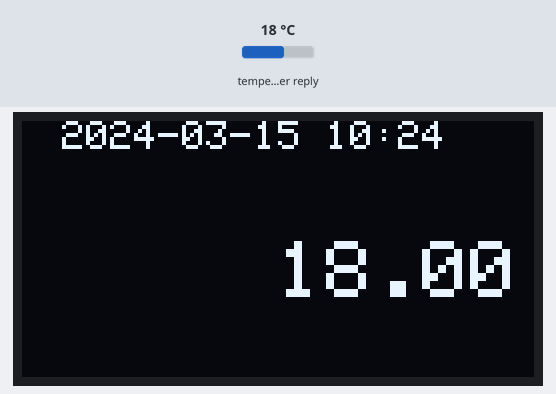
Recording of a sketch running on a simulated ESP8266 (NodeMCU). Parts: 128×64 one-colour display. The inputs (shaded band) are chosen by the test bench; at power-on: temperature in the weather reply 18 °C. WiFi joins after 1.5 s; servers stay silent unless stated; web services answer with replies made up by the test bench; what the sketch prints to the serial monitor is not drawn.

Above: at 1.8 s.
At 122.4 s:
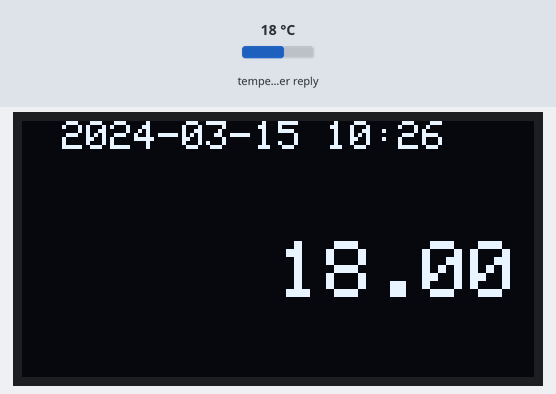

The sketch:

espClient.ino.ino
```cpp
//libraries
#include <SPI.h>
#include <Wire.h>
#include <Adafruit_GFX.h>
#include <Adafruit_SSD1306.h>
#include <ESP8266WiFi.h>
#include <ESP8266HTTPClient.h>
#include <WiFiClient.h>
#include <ArduinoJson.h>
#include "icons.h"

const int xpos=0;
const int ypos=5;
const int iconWidth=64;
const int iconHeight=64;
const int color=1;

//wifi credentials
const char* ssid = "";
const char* password = "";

//datas to display
float current_temp_c;

//screen
#define SCREEN_WIDTH 128 // OLED display width, in pixels
#define SCREEN_HEIGHT 64 // OLED display height, in pixels
#define OLED_RESET     -1 // Reset pin # (or -1 if sharing Arduino reset pin)
#define SCREEN_ADDRESS 0x3D ///< See datasheet for Address; 0x3D for 128x64, 0x3C for 128x32
Adafruit_SSD1306 display(SCREEN_WIDTH, SCREEN_HEIGHT, &Wire, OLED_RESET);


//server url
String serverURL = "http://api.weatherapi.com/v1/current.json?key=apiKey&q=Dhaka";
//test server
//String serverURL= "http://192.168.1.2:3000/req";

unsigned long lastTime = 0;
unsigned long timerDelay = 5000;

void setup() {
  // put your setup code here, to run once:
  Serial.begin(115200);
  //connect to wifi
  WiFi.begin(ssid, password);
  Serial.println("connecting to wifi");
  while (WiFi.status() != WL_CONNECTED) {
    delay(500);
    Serial.print(".");
  }
  Serial.print("connected to wifi with IP :");
  Serial.println(WiFi.localIP());
   if(!display.begin(SSD1306_SWITCHCAPVCC, 0x3C)) {
    Serial.println(F("SSD1306 allocation failed"));
    for(;;); // Don't proceed, loop forever
  }
//draw the bitmap
//  testdrawbitmap();


}

void loop() {
  Serial.println("sending request");
  // Send an HTTP POST request depending on timerDelay
//  if ((millis() - lastTime) > timerDelay) {
    //Check WiFi connection status
    if (WiFi.status() == WL_CONNECTED) {
      WiFiClient client;
      HTTPClient http;

//      String serverPath = serverURL + "example.json";

      // Your Domain name with URL path or IP address with path
      http.begin(client, serverURL.c_str());

      // Send HTTP GET request
      int httpResponseCode = http.GET();

      if (httpResponseCode > 0) {
        Serial.print("HTTP Response code: ");
        Serial.println(httpResponseCode);
        String payload = http.getString();
        Serial.println(payload);
        //deal with json
       DynamicJsonDocument doc(1536);

DeserializationError error = deserializeJson(doc, payload);

if (error) {
  Serial.print(F("deserializeJson() failed: "));
  Serial.println(error.f_str());
  return;
}

JsonObject location = doc["location"];
const char* location_name = location["name"]; // "Dhaka"
const char* location_region = location["region"]; // nullptr
const char* location_country = location["country"]; // "Bangladesh"
float location_lat = location["lat"]; // 23.72
float location_lon = location["lon"]; // 90.41
const char* location_tz_id = location["tz_id"]; // "Asia/Dhaka"
long location_localtime_epoch = location["localtime_epoch"]; // 1628494127
const char* location_localtime = location["localtime"]; // "2021-08-09 13:28"
//the current data values
JsonObject current = doc["current"];
float current_temp_c=current["temp_c"];
//weather condition
JsonObject current_condition = current["condition"];
const char* condition_F= current_condition["text"];
//const char* condition="Sunny";
//char condition=condition_F;
std::string condition = condition_F;

//int is_day = current["is_day"]; // 1

//checkCondition(condition);

Serial.println(location_name);
Serial.println(location_region);
Serial.println(current_temp_c);
  display.clearDisplay();
  //date
  display.setTextSize(0.5);             // Normal 1:1 pixel scale
  display.setTextColor(SSD1306_WHITE);        // Draw white text
  display.setCursor(10,0);             // Start at top-left corner
  display.println(location_localtime);
  //temp
  display.setTextSize(2.5);             // Normal 1:1 pixel scale
  display.setTextColor(SSD1306_WHITE);        // Draw white text
  display.setCursor(64,30);             // Start at top-left corner
  display.print(current_temp_c);
//  Serial.println(condition);

//  checkCondition(condition);
if(condition == "Sunny"){
    //call the function to draw the icon
    display.drawBitmap(xpos,ypos, sunny,iconWidth, iconHeight, color);
    Serial.print("does it works");
 }
if(condition =="Clear"){
     display.drawBitmap(xpos,ypos, clearSky,iconWidth, iconHeight, color);}
//      display.display();
//cloud
if(condition == "Overcast" || condition == "Partly Cloud" || condition == "Cloudy" || condition == "Mist" || condition == "Fog" || condition== "Freezing fog" ){
     display.drawBitmap(xpos,ypos, cloud,iconWidth, iconHeight, color);
//      display.display();
}
//rain
 if(condition == "Patchy rain possible" || condition == "Patchy rain nearby" || condition == "Patchy freezing drizzle nearby" || condition == "Patchy light drizzle" || condition == "Light drizzle" || condition == "Freezing drizzle" || condition == "Heavy freezing drizzle" || condition == "Patchy light rain" || condition == "Light rain" || condition == "Moderate rain at times" || condition == "Heavy rain at times" || condition == "Heavy rain" || condition == "Light freezing rain" || condition =="Moderate or heavy freezing rain" || condition == "Light rain shower" || condition == "Moderate or heavy rain shower"){
  display.drawBitmap(xpos,ypos, rain,iconWidth, iconHeight, color);
//   display.display();
  Serial.println("what");
}
//thunder
if(condition == "Patchy light rain in area with thunder" || condition == "Moderate or heavy rain in area with thunder" || condition == "Thundery outbreaks in nearby" ){
    display.drawBitmap(xpos,ypos, thunder,iconWidth, iconHeight, color);
//     display.display();
    }
display.display();

  }
      else {
        Serial.print("Error code: ");
        Serial.println(httpResponseCode);
      }
      // Free resources
      http.end();
    }
    else {
      Serial.println("WiFi Disconnected");
    }

//requesting every 900000 miliSeconds or 15 min as the api updates the data every 15 min
delay(60000);
}
//display.drawBitmap(0,0,bitmap, 64, 64, 1);


////draw the bitmap
//void checkCondition(const char* condition){
//  Serial.print(condition);
//  //sunny and clear
//}
```

Source omitted: icons.h (data table, 16165 bytes)

Measured:
- what the display in image 0 shows lasts 60.2 s, from 1.8 s to 62.0 s
